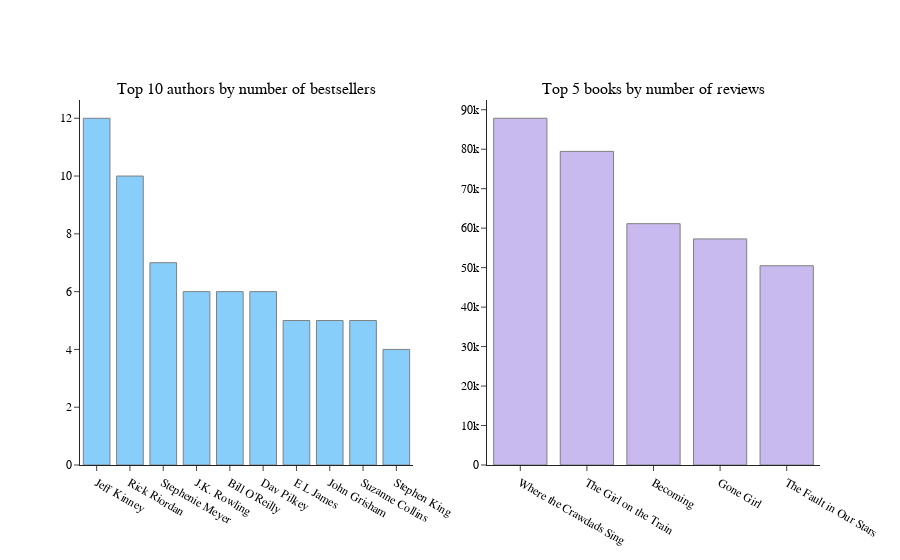

The code cell stored with this chart in its notebook:
### Code cell
#Set the visualization parameters
#References url: https://plotly.com/python/marker-style/
fig_2 = make_subplots(rows=1, cols=2,
                      specs=[[{'type': 'xy'}, {"type": "xy"}]],
                      subplot_titles=("Top 10 authors by number of bestsellers", 
                                      "Top 5 books by number of reviews"))

# Setting Bar parameters
fig_2.add_trace(go.Bar(x=number_of_books_written['Author'], 
                       y=number_of_books_written['Name'],
                       name ='Count books',
                       marker_color='LightSkyBlue'),
                       row=1, col=1)

# Setting Bar parameters
fig_2.add_trace(go.Bar(x=books_with_the_number_of_reviews['Name'], 
                       y=books_with_the_number_of_reviews['Reviews'],
                       marker_color='#C8B9EE',
                       name ='Reviews'),
                       row=1, col=2)

# Setting the parameters of the chart when displaying
fig_2.update_traces(marker_line_color='Gray',
                    marker_line_width=1)

# Setting the parameters of the chart when displaying
fig_2.update_layout(showlegend=False, 
                    template='simple_white', 
                    font=dict(family='Arial', 
                              size=12, 
                              color='black'))
fig_2.show()

### Figure 1 — Plotly figure (JSON) as saved in the notebook; plotly's stock layout.template omitted (floating-point values rounded to 4 significant figures)
{"data": [{"marker": {"color": "LightSkyBlue", "line": {"color": "Gray", "width": 1}}, "name": "Count books", "type": "bar", "x": ["Jeff Kinney", "Rick Riordan", "Stephenie Meyer", "J.K. Rowling", "Bill O'Reilly", "Dav Pilkey", "E L James", "John Grisham", "Suzanne Collins", "Stephen King"], "xaxis": "x", "y": [12, 10, 7, 6, 6, 6, 5, 5, 5, 4], "yaxis": "y"}, {"marker": {"color": "#C8B9EE", "line": {"color": "Gray", "width": 1}}, "name": "Reviews", "type": "bar", "x": ["Where the Crawdads Sing", "The Girl on the Train", "Becoming", "Gone Girl", "The Fault in Our Stars"], "xaxis": "x2", "y": [87841, 79446, 61133, 57271, 50482], "yaxis": "y2"}], "layout": {"annotations": [{"font": {"size": 16}, "showarrow": false, "text": "Top 10 authors by number of bestsellers", "x": 0.225, "xanchor": "center", "xref": "paper", "y": 1, "yanchor": "bottom", "yref": "paper"}, {"font": {"size": 16}, "showarrow": false, "text": "Top 5 books by number of reviews", "x": 0.775, "xanchor": "center", "xref": "paper", "y": 1, "yanchor": "bottom", "yref": "paper"}], "font": {"color": "black", "family": "Arial", "size": 12}, "showlegend": false, "xaxis": {"anchor": "y", "domain": [0, 0.45]}, "xaxis2": {"anchor": "y2", "domain": [0.55, 1]}, "yaxis": {"anchor": "x", "domain": [0, 1]}, "yaxis2": {"anchor": "x2", "domain": [0, 1]}}}
